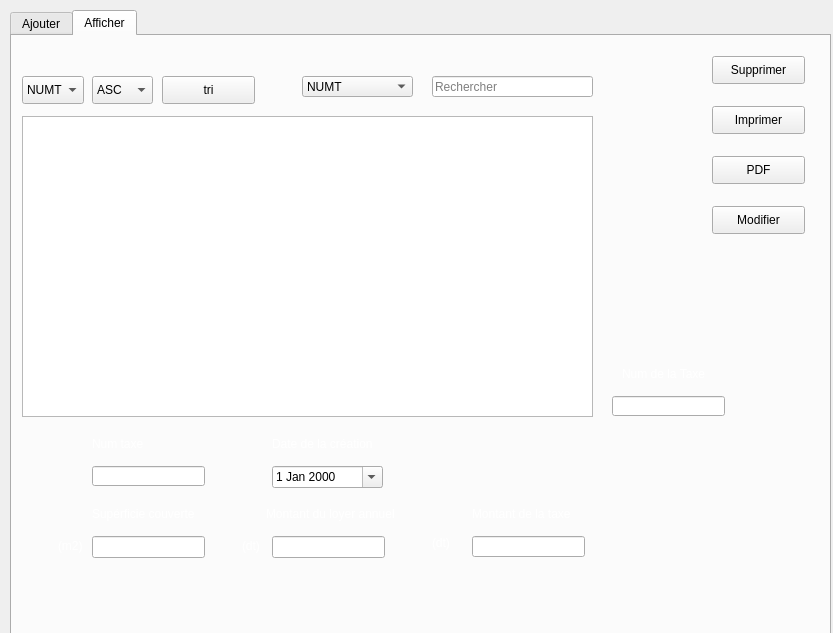
<?xml version="1.0" encoding="UTF-8"?>
<ui version="4.0">
 <class>GestionTaxe</class>
 <widget class="QDialog" name="GestionTaxe">
  <property name="geometry">
   <rect>
    <x>0</x>
    <y>0</y>
    <width>833</width>
    <height>633</height>
   </rect>
  </property>
  <property name="windowTitle">
   <string>Gestion Taxes</string>
  </property>
  <widget class="QTabWidget" name="tabWidget_4">
   <property name="geometry">
    <rect>
     <x>10</x>
     <y>10</y>
     <width>821</width>
     <height>741</height>
    </rect>
   </property>
   <property name="font">
    <font>
     <family>Tahoma</family>
     <weight>50</weight>
     <italic>false</italic>
     <bold>false</bold>
     <underline>false</underline>
     <strikeout>false</strikeout>
     <stylestrategy>PreferDefault</stylestrategy>
    </font>
   </property>
   <property name="cursor">
    <cursorShape>ArrowCursor</cursorShape>
   </property>
   <property name="mouseTracking">
    <bool>true</bool>
   </property>
   <property name="autoFillBackground">
    <bool>false</bool>
   </property>
   <property name="currentIndex">
    <number>1</number>
   </property>
   <property name="documentMode">
    <bool>false</bool>
   </property>
   <property name="tabsClosable">
    <bool>false</bool>
   </property>
   <property name="movable">
    <bool>true</bool>
   </property>
   <property name="tabBarAutoHide">
    <bool>true</bool>
   </property>
   <widget class="QWidget" name="tab_10">
    <attribute name="title">
     <string>Ajouter</string>
    </attribute>
    <widget class="QLineEdit" name="montant_loyer">
     <property name="geometry">
      <rect>
       <x>260</x>
       <y>130</y>
       <width>113</width>
       <height>22</height>
      </rect>
     </property>
    </widget>
    <widget class="QLineEdit" name="superficie">
     <property name="geometry">
      <rect>
       <x>90</x>
       <y>130</y>
       <width>113</width>
       <height>22</height>
      </rect>
     </property>
    </widget>
    <widget class="QLabel" name="label_56">
     <property name="geometry">
      <rect>
       <x>56</x>
       <y>130</y>
       <width>31</width>
       <height>20</height>
      </rect>
     </property>
     <property name="font">
      <font>
       <family>Tahoma</family>
       <weight>50</weight>
       <italic>false</italic>
       <bold>false</bold>
       <underline>false</underline>
       <strikeout>false</strikeout>
       <stylestrategy>PreferDefault</stylestrategy>
       <kerning>true</kerning>
      </font>
     </property>
     <property name="text">
      <string>&lt;html&gt;&lt;head/&gt;&lt;body&gt;&lt;p&gt;&lt;span style=&quot; color:#ffffff;&quot;&gt;(m2)&lt;/span&gt;&lt;/p&gt;&lt;/body&gt;&lt;/html&gt;</string>
     </property>
    </widget>
    <widget class="QLineEdit" name="numT">
     <property name="geometry">
      <rect>
       <x>90</x>
       <y>220</y>
       <width>113</width>
       <height>21</height>
      </rect>
     </property>
    </widget>
    <widget class="QLabel" name="label_40">
     <property name="geometry">
      <rect>
       <x>90</x>
       <y>100</y>
       <width>121</width>
       <height>16</height>
      </rect>
     </property>
     <property name="font">
      <font>
       <family>Tahoma</family>
       <weight>50</weight>
       <italic>false</italic>
       <bold>false</bold>
       <underline>false</underline>
       <strikeout>false</strikeout>
       <stylestrategy>PreferDefault</stylestrategy>
       <kerning>true</kerning>
      </font>
     </property>
     <property name="text">
      <string>&lt;html&gt;&lt;head/&gt;&lt;body&gt;&lt;p&gt;&lt;span style=&quot; color:#ffffff;&quot;&gt;Supérficie couverte&lt;/span&gt;&lt;/p&gt;&lt;/body&gt;&lt;/html&gt;</string>
     </property>
    </widget>
    <widget class="QPushButton" name="pushButton_3">
     <property name="geometry">
      <rect>
       <x>520</x>
       <y>210</y>
       <width>93</width>
       <height>28</height>
      </rect>
     </property>
     <property name="font">
      <font>
       <family>Tahoma</family>
       <weight>50</weight>
       <italic>false</italic>
       <bold>false</bold>
       <underline>false</underline>
       <strikeout>false</strikeout>
       <stylestrategy>PreferDefault</stylestrategy>
       <kerning>true</kerning>
      </font>
     </property>
     <property name="text">
      <string>Quitter</string>
     </property>
    </widget>
    <widget class="QLabel" name="label_57">
     <property name="geometry">
      <rect>
       <x>230</x>
       <y>130</y>
       <width>31</width>
       <height>20</height>
      </rect>
     </property>
     <property name="font">
      <font>
       <family>Tahoma</family>
       <weight>50</weight>
       <italic>false</italic>
       <bold>false</bold>
       <underline>false</underline>
       <strikeout>false</strikeout>
       <stylestrategy>PreferDefault</stylestrategy>
       <kerning>true</kerning>
      </font>
     </property>
     <property name="text">
      <string>&lt;html&gt;&lt;head/&gt;&lt;body&gt;&lt;p&gt;&lt;span style=&quot; color:#ffffff;&quot;&gt;(dt)&lt;/span&gt;&lt;/p&gt;&lt;/body&gt;&lt;/html&gt;</string>
     </property>
    </widget>
    <widget class="QLabel" name="label_39">
     <property name="geometry">
      <rect>
       <x>254</x>
       <y>100</y>
       <width>141</width>
       <height>16</height>
      </rect>
     </property>
     <property name="font">
      <font>
       <family>Tahoma</family>
       <weight>50</weight>
       <italic>false</italic>
       <bold>false</bold>
       <underline>false</underline>
       <strikeout>false</strikeout>
       <stylestrategy>PreferDefault</stylestrategy>
       <kerning>true</kerning>
      </font>
     </property>
     <property name="text">
      <string>&lt;html&gt;&lt;head/&gt;&lt;body&gt;&lt;p&gt;&lt;span style=&quot; color:#ffffff;&quot;&gt;Montant du loyer annuel&lt;/span&gt;&lt;/p&gt;&lt;/body&gt;&lt;/html&gt;</string>
     </property>
    </widget>
    <widget class="QPushButton" name="Ajouter">
     <property name="enabled">
      <bool>true</bool>
     </property>
     <property name="geometry">
      <rect>
       <x>520</x>
       <y>140</y>
       <width>93</width>
       <height>28</height>
      </rect>
     </property>
     <property name="font">
      <font>
       <family>Tahoma</family>
       <weight>50</weight>
       <italic>false</italic>
       <bold>false</bold>
       <underline>false</underline>
       <strikeout>false</strikeout>
       <stylestrategy>PreferDefault</stylestrategy>
       <kerning>false</kerning>
      </font>
     </property>
     <property name="text">
      <string>Ajouter</string>
     </property>
     <property name="autoDefault">
      <bool>true</bool>
     </property>
    </widget>
    <widget class="QLabel" name="label_51">
     <property name="geometry">
      <rect>
       <x>190</x>
       <y>20</y>
       <width>511</width>
       <height>41</height>
      </rect>
     </property>
     <property name="font">
      <font>
       <family>Tahoma</family>
       <weight>50</weight>
       <italic>false</italic>
       <bold>false</bold>
       <underline>false</underline>
       <strikeout>false</strikeout>
       <stylestrategy>PreferDefault</stylestrategy>
       <kerning>true</kerning>
      </font>
     </property>
     <property name="text">
      <string>&lt;html&gt;&lt;head/&gt;&lt;body&gt;&lt;p&gt;&lt;span style=&quot; font-size:14pt; color:#ffffff;&quot;&gt;Calcul de la taxe sur les immeubles bâtis&lt;/span&gt;&lt;/p&gt;&lt;/body&gt;&lt;/html&gt;</string>
     </property>
    </widget>
    <widget class="QLabel" name="label_41">
     <property name="geometry">
      <rect>
       <x>90</x>
       <y>190</y>
       <width>201</width>
       <height>16</height>
      </rect>
     </property>
     <property name="font">
      <font>
       <family>Tahoma</family>
       <weight>50</weight>
       <italic>false</italic>
       <bold>false</bold>
       <underline>false</underline>
       <strikeout>false</strikeout>
       <stylestrategy>PreferDefault</stylestrategy>
       <kerning>true</kerning>
      </font>
     </property>
     <property name="text">
      <string>&lt;html&gt;&lt;head/&gt;&lt;body&gt;&lt;p&gt;&lt;span style=&quot; color:#ffffff;&quot;&gt;Num taxe&lt;/span&gt;&lt;/p&gt;&lt;/body&gt;&lt;/html&gt;</string>
     </property>
    </widget>
    <widget class="QLabel" name="label_43">
     <property name="geometry">
      <rect>
       <x>260</x>
       <y>190</y>
       <width>191</width>
       <height>16</height>
      </rect>
     </property>
     <property name="font">
      <font>
       <family>Tahoma</family>
       <weight>50</weight>
       <italic>false</italic>
       <bold>false</bold>
       <underline>false</underline>
       <strikeout>false</strikeout>
       <stylestrategy>PreferDefault</stylestrategy>
       <kerning>true</kerning>
      </font>
     </property>
     <property name="text">
      <string>&lt;html&gt;&lt;head/&gt;&lt;body&gt;&lt;p&gt;&lt;span style=&quot; color:#ffffff;&quot;&gt;Date de la création&lt;/span&gt;&lt;/p&gt;&lt;/body&gt;&lt;/html&gt;</string>
     </property>
    </widget>
    <widget class="QDateEdit" name="date_creation">
     <property name="geometry">
      <rect>
       <x>260</x>
       <y>220</y>
       <width>111</width>
       <height>22</height>
      </rect>
     </property>
     <property name="font">
      <font>
       <family>Tahoma</family>
       <weight>50</weight>
       <italic>false</italic>
       <bold>false</bold>
       <underline>false</underline>
       <strikeout>false</strikeout>
       <stylestrategy>PreferDefault</stylestrategy>
       <kerning>true</kerning>
      </font>
     </property>
     <property name="calendarPopup">
      <bool>true</bool>
     </property>
    </widget>
    <widget class="QLabel" name="label_48">
     <property name="geometry">
      <rect>
       <x>190</x>
       <y>280</y>
       <width>181</width>
       <height>16</height>
      </rect>
     </property>
     <property name="font">
      <font>
       <family>Tahoma</family>
       <weight>50</weight>
       <italic>false</italic>
       <bold>false</bold>
       <underline>false</underline>
       <strikeout>false</strikeout>
       <stylestrategy>PreferDefault</stylestrategy>
       <kerning>true</kerning>
      </font>
     </property>
     <property name="text">
      <string>&lt;html&gt;&lt;head/&gt;&lt;body&gt;&lt;p&gt;&lt;span style=&quot; color:#ffffff;&quot;&gt;Montant de la taxe&lt;/span&gt;&lt;/p&gt;&lt;/body&gt;&lt;/html&gt;</string>
     </property>
    </widget>
    <widget class="QLineEdit" name="montant_taxe">
     <property name="geometry">
      <rect>
       <x>190</x>
       <y>310</y>
       <width>113</width>
       <height>21</height>
      </rect>
     </property>
    </widget>
    <widget class="QLabel" name="label_52">
     <property name="geometry">
      <rect>
       <x>160</x>
       <y>310</y>
       <width>21</width>
       <height>16</height>
      </rect>
     </property>
     <property name="font">
      <font>
       <family>Tahoma</family>
       <weight>50</weight>
       <italic>false</italic>
       <bold>false</bold>
       <underline>false</underline>
       <strikeout>false</strikeout>
       <stylestrategy>PreferDefault</stylestrategy>
       <kerning>true</kerning>
      </font>
     </property>
     <property name="text">
      <string>&lt;html&gt;&lt;head/&gt;&lt;body&gt;&lt;p&gt;&lt;span style=&quot; color:#ffffff;&quot;&gt;(dt)&lt;/span&gt;&lt;/p&gt;&lt;/body&gt;&lt;/html&gt;</string>
     </property>
    </widget>
    <widget class="QLabel" name="label">
     <property name="geometry">
      <rect>
       <x>0</x>
       <y>0</y>
       <width>811</width>
       <height>591</height>
      </rect>
     </property>
     <property name="text">
      <string/>
     </property>
    </widget>
    <zorder>label</zorder>
    <zorder>montant_loyer</zorder>
    <zorder>superficie</zorder>
    <zorder>label_56</zorder>
    <zorder>numT</zorder>
    <zorder>label_40</zorder>
    <zorder>pushButton_3</zorder>
    <zorder>label_57</zorder>
    <zorder>label_39</zorder>
    <zorder>Ajouter</zorder>
    <zorder>label_51</zorder>
    <zorder>label_41</zorder>
    <zorder>label_43</zorder>
    <zorder>date_creation</zorder>
    <zorder>label_48</zorder>
    <zorder>montant_taxe</zorder>
    <zorder>label_52</zorder>
   </widget>
   <widget class="QWidget" name="tab_8">
    <attribute name="title">
     <string>Afficher</string>
    </attribute>
    <widget class="QTableView" name="tableView_2">
     <property name="geometry">
      <rect>
       <x>10</x>
       <y>80</y>
       <width>571</width>
       <height>301</height>
      </rect>
     </property>
    </widget>
    <widget class="QLineEdit" name="le_recherche_2">
     <property name="geometry">
      <rect>
       <x>420</x>
       <y>40</y>
       <width>161</width>
       <height>21</height>
      </rect>
     </property>
     <property name="placeholderText">
      <string>Rechercher</string>
     </property>
    </widget>
    <widget class="QComboBox" name="cb_recherche_2">
     <property name="geometry">
      <rect>
       <x>290</x>
       <y>40</y>
       <width>111</width>
       <height>21</height>
      </rect>
     </property>
     <property name="font">
      <font>
       <family>Tahoma</family>
       <weight>50</weight>
       <italic>false</italic>
       <bold>false</bold>
       <underline>false</underline>
       <strikeout>false</strikeout>
       <stylestrategy>PreferDefault</stylestrategy>
      </font>
     </property>
     <item>
      <property name="text">
       <string>NUMT</string>
      </property>
     </item>
     <item>
      <property name="text">
       <string>SUPERFICIE</string>
      </property>
     </item>
     <item>
      <property name="text">
       <string>MONTANT_LOYER</string>
      </property>
     </item>
     <item>
      <property name="text">
       <string>DATE_CREATION</string>
      </property>
     </item>
     <item>
      <property name="text">
       <string>MONTANT_TAXE</string>
      </property>
     </item>
    </widget>
    <widget class="QPushButton" name="supprimer">
     <property name="geometry">
      <rect>
       <x>700</x>
       <y>20</y>
       <width>93</width>
       <height>28</height>
      </rect>
     </property>
     <property name="text">
      <string>Supprimer</string>
     </property>
    </widget>
    <widget class="QLineEdit" name="le_supprimer">
     <property name="geometry">
      <rect>
       <x>600</x>
       <y>360</y>
       <width>113</width>
       <height>20</height>
      </rect>
     </property>
    </widget>
    <widget class="QPushButton" name="imprimer">
     <property name="geometry">
      <rect>
       <x>700</x>
       <y>70</y>
       <width>93</width>
       <height>28</height>
      </rect>
     </property>
     <property name="text">
      <string>Imprimer</string>
     </property>
    </widget>
    <widget class="QComboBox" name="colone_tri1">
     <property name="geometry">
      <rect>
       <x>10</x>
       <y>40</y>
       <width>62</width>
       <height>28</height>
      </rect>
     </property>
     <property name="font">
      <font>
       <family>Tahoma</family>
       <weight>50</weight>
       <italic>false</italic>
       <bold>false</bold>
       <underline>false</underline>
       <strikeout>false</strikeout>
       <stylestrategy>PreferDefault</stylestrategy>
      </font>
     </property>
     <item>
      <property name="text">
       <string>NUMT</string>
      </property>
     </item>
     <item>
      <property name="text">
       <string>SUPERFICIE</string>
      </property>
     </item>
     <item>
      <property name="text">
       <string>MONTANT_LOYER</string>
      </property>
     </item>
     <item>
      <property name="text">
       <string>DATE_CREATION</string>
      </property>
     </item>
     <item>
      <property name="text">
       <string>MONTANT_TAXE</string>
      </property>
     </item>
    </widget>
    <widget class="QComboBox" name="ordre_tri1">
     <property name="geometry">
      <rect>
       <x>80</x>
       <y>40</y>
       <width>61</width>
       <height>28</height>
      </rect>
     </property>
     <property name="font">
      <font>
       <family>Tahoma</family>
       <weight>50</weight>
       <italic>false</italic>
       <bold>false</bold>
       <underline>false</underline>
       <strikeout>false</strikeout>
       <stylestrategy>PreferDefault</stylestrategy>
      </font>
     </property>
     <item>
      <property name="text">
       <string>ASC</string>
      </property>
     </item>
     <item>
      <property name="text">
       <string>DESC</string>
      </property>
     </item>
    </widget>
    <widget class="QPushButton" name="button_tri1">
     <property name="geometry">
      <rect>
       <x>150</x>
       <y>40</y>
       <width>93</width>
       <height>28</height>
      </rect>
     </property>
     <property name="font">
      <font>
       <family>Tahoma</family>
       <weight>50</weight>
       <italic>false</italic>
       <bold>false</bold>
       <underline>false</underline>
       <strikeout>false</strikeout>
       <stylestrategy>PreferDefault</stylestrategy>
      </font>
     </property>
     <property name="text">
      <string>tri</string>
     </property>
    </widget>
    <widget class="QPushButton" name="PDF1">
     <property name="geometry">
      <rect>
       <x>700</x>
       <y>120</y>
       <width>93</width>
       <height>28</height>
      </rect>
     </property>
     <property name="text">
      <string>PDF</string>
     </property>
    </widget>
    <widget class="QLabel" name="label_53">
     <property name="geometry">
      <rect>
       <x>610</x>
       <y>330</y>
       <width>131</width>
       <height>16</height>
      </rect>
     </property>
     <property name="font">
      <font>
       <family>Tahoma</family>
       <weight>50</weight>
       <italic>false</italic>
       <bold>false</bold>
       <underline>false</underline>
       <strikeout>false</strikeout>
       <stylestrategy>PreferDefault</stylestrategy>
      </font>
     </property>
     <property name="text">
      <string>&lt;html&gt;&lt;head/&gt;&lt;body&gt;&lt;p&gt;&lt;span style=&quot; color:#ffffff;&quot;&gt;Num de la Taxe &lt;/span&gt;&lt;/p&gt;&lt;/body&gt;&lt;/html&gt;</string>
     </property>
    </widget>
    <widget class="QLineEdit" name="montant_taxe_2">
     <property name="geometry">
      <rect>
       <x>460</x>
       <y>500</y>
       <width>113</width>
       <height>21</height>
      </rect>
     </property>
    </widget>
    <widget class="QLabel" name="label_54">
     <property name="geometry">
      <rect>
       <x>420</x>
       <y>500</y>
       <width>47</width>
       <height>14</height>
      </rect>
     </property>
     <property name="text">
      <string>&lt;html&gt;&lt;head/&gt;&lt;body&gt;&lt;p&gt;&lt;span style=&quot; color:#ffffff;&quot;&gt;(dt)&lt;/span&gt;&lt;/p&gt;&lt;/body&gt;&lt;/html&gt;</string>
     </property>
    </widget>
    <widget class="QLabel" name="label_55">
     <property name="geometry">
      <rect>
       <x>460</x>
       <y>470</y>
       <width>181</width>
       <height>16</height>
      </rect>
     </property>
     <property name="text">
      <string>&lt;html&gt;&lt;head/&gt;&lt;body&gt;&lt;p&gt;&lt;span style=&quot; color:#ffffff;&quot;&gt;Montant de la taxe&lt;/span&gt;&lt;/p&gt;&lt;/body&gt;&lt;/html&gt;</string>
     </property>
    </widget>
    <widget class="QLabel" name="label_58">
     <property name="geometry">
      <rect>
       <x>80</x>
       <y>470</y>
       <width>121</width>
       <height>16</height>
      </rect>
     </property>
     <property name="font">
      <font>
       <family>Tahoma</family>
       <weight>50</weight>
       <italic>false</italic>
       <bold>false</bold>
       <underline>false</underline>
       <strikeout>false</strikeout>
       <stylestrategy>PreferDefault</stylestrategy>
      </font>
     </property>
     <property name="text">
      <string>&lt;html&gt;&lt;head/&gt;&lt;body&gt;&lt;p&gt;&lt;span style=&quot; color:#ffffff;&quot;&gt;Supérficie couverte&lt;/span&gt;&lt;/p&gt;&lt;/body&gt;&lt;/html&gt;</string>
     </property>
    </widget>
    <widget class="QLineEdit" name="numT_2">
     <property name="geometry">
      <rect>
       <x>80</x>
       <y>430</y>
       <width>113</width>
       <height>20</height>
      </rect>
     </property>
     <property name="readOnly">
      <bool>true</bool>
     </property>
    </widget>
    <widget class="QLabel" name="label_59">
     <property name="geometry">
      <rect>
       <x>230</x>
       <y>500</y>
       <width>41</width>
       <height>20</height>
      </rect>
     </property>
     <property name="font">
      <font>
       <family>Tahoma</family>
       <weight>50</weight>
       <italic>false</italic>
       <bold>false</bold>
       <underline>false</underline>
       <strikeout>false</strikeout>
       <stylestrategy>PreferDefault</stylestrategy>
      </font>
     </property>
     <property name="text">
      <string>&lt;html&gt;&lt;head/&gt;&lt;body&gt;&lt;p&gt;&lt;span style=&quot; color:#ffffff;&quot;&gt;(dt)&lt;/span&gt;&lt;/p&gt;&lt;/body&gt;&lt;/html&gt;</string>
     </property>
    </widget>
    <widget class="QLabel" name="label_60">
     <property name="geometry">
      <rect>
       <x>46</x>
       <y>500</y>
       <width>41</width>
       <height>20</height>
      </rect>
     </property>
     <property name="font">
      <font>
       <family>Tahoma</family>
       <weight>50</weight>
       <italic>false</italic>
       <bold>false</bold>
       <underline>false</underline>
       <strikeout>false</strikeout>
       <stylestrategy>PreferDefault</stylestrategy>
      </font>
     </property>
     <property name="text">
      <string>&lt;html&gt;&lt;head/&gt;&lt;body&gt;&lt;p&gt;&lt;span style=&quot; color:#ffffff;&quot;&gt;(m2)&lt;/span&gt;&lt;/p&gt;&lt;/body&gt;&lt;/html&gt;</string>
     </property>
    </widget>
    <widget class="QLabel" name="label_61">
     <property name="geometry">
      <rect>
       <x>260</x>
       <y>400</y>
       <width>101</width>
       <height>16</height>
      </rect>
     </property>
     <property name="font">
      <font>
       <family>Tahoma</family>
       <weight>50</weight>
       <italic>false</italic>
       <bold>false</bold>
       <underline>false</underline>
       <strikeout>false</strikeout>
       <stylestrategy>PreferDefault</stylestrategy>
      </font>
     </property>
     <property name="text">
      <string>&lt;html&gt;&lt;head/&gt;&lt;body&gt;&lt;p&gt;&lt;span style=&quot; color:#ffffff;&quot;&gt;Date de la création&lt;/span&gt;&lt;/p&gt;&lt;/body&gt;&lt;/html&gt;</string>
     </property>
    </widget>
    <widget class="QLineEdit" name="montant_loyer_2">
     <property name="geometry">
      <rect>
       <x>260</x>
       <y>500</y>
       <width>113</width>
       <height>22</height>
      </rect>
     </property>
    </widget>
    <widget class="QLineEdit" name="superficie_2">
     <property name="geometry">
      <rect>
       <x>80</x>
       <y>500</y>
       <width>113</width>
       <height>22</height>
      </rect>
     </property>
    </widget>
    <widget class="QLabel" name="label_62">
     <property name="geometry">
      <rect>
       <x>254</x>
       <y>470</y>
       <width>141</width>
       <height>16</height>
      </rect>
     </property>
     <property name="font">
      <font>
       <family>Tahoma</family>
       <weight>50</weight>
       <italic>false</italic>
       <bold>false</bold>
       <underline>false</underline>
       <strikeout>false</strikeout>
       <stylestrategy>PreferDefault</stylestrategy>
      </font>
     </property>
     <property name="text">
      <string>&lt;html&gt;&lt;head/&gt;&lt;body&gt;&lt;p&gt;&lt;span style=&quot; color:#ffffff;&quot;&gt;Montant du loyer annuel&lt;/span&gt;&lt;/p&gt;&lt;/body&gt;&lt;/html&gt;</string>
     </property>
    </widget>
    <widget class="QDateEdit" name="date_creation_2">
     <property name="geometry">
      <rect>
       <x>260</x>
       <y>430</y>
       <width>111</width>
       <height>22</height>
      </rect>
     </property>
     <property name="font">
      <font>
       <family>Tahoma</family>
       <weight>50</weight>
       <italic>false</italic>
       <bold>false</bold>
       <underline>false</underline>
       <strikeout>false</strikeout>
       <stylestrategy>PreferDefault</stylestrategy>
      </font>
     </property>
     <property name="calendarPopup">
      <bool>true</bool>
     </property>
    </widget>
    <widget class="QLabel" name="label_63">
     <property name="geometry">
      <rect>
       <x>80</x>
       <y>400</y>
       <width>201</width>
       <height>16</height>
      </rect>
     </property>
     <property name="font">
      <font>
       <family>Tahoma</family>
       <weight>50</weight>
       <italic>false</italic>
       <bold>false</bold>
       <underline>false</underline>
       <strikeout>false</strikeout>
       <stylestrategy>PreferDefault</stylestrategy>
      </font>
     </property>
     <property name="text">
      <string>&lt;html&gt;&lt;head/&gt;&lt;body&gt;&lt;p&gt;&lt;span style=&quot; color:#ffffff;&quot;&gt;Num taxe&lt;/span&gt;&lt;/p&gt;&lt;/body&gt;&lt;/html&gt;</string>
     </property>
    </widget>
    <widget class="QPushButton" name="modifiertaxe">
     <property name="geometry">
      <rect>
       <x>700</x>
       <y>170</y>
       <width>93</width>
       <height>28</height>
      </rect>
     </property>
     <property name="text">
      <string>Modifier</string>
     </property>
    </widget>
    <widget class="QLabel" name="label_2">
     <property name="geometry">
      <rect>
       <x>0</x>
       <y>0</y>
       <width>811</width>
       <height>601</height>
      </rect>
     </property>
     <property name="text">
      <string/>
     </property>
    </widget>
    <zorder>label_2</zorder>
    <zorder>tableView_2</zorder>
    <zorder>le_recherche_2</zorder>
    <zorder>cb_recherche_2</zorder>
    <zorder>supprimer</zorder>
    <zorder>le_supprimer</zorder>
    <zorder>imprimer</zorder>
    <zorder>colone_tri1</zorder>
    <zorder>ordre_tri1</zorder>
    <zorder>button_tri1</zorder>
    <zorder>PDF1</zorder>
    <zorder>label_53</zorder>
    <zorder>montant_taxe_2</zorder>
    <zorder>label_54</zorder>
    <zorder>label_55</zorder>
    <zorder>label_58</zorder>
    <zorder>numT_2</zorder>
    <zorder>label_59</zorder>
    <zorder>label_60</zorder>
    <zorder>label_61</zorder>
    <zorder>montant_loyer_2</zorder>
    <zorder>superficie_2</zorder>
    <zorder>label_62</zorder>
    <zorder>date_creation_2</zorder>
    <zorder>label_63</zorder>
    <zorder>modifiertaxe</zorder>
   </widget>
  </widget>
 </widget>
 <resources/>
 <connections/>
</ui>
